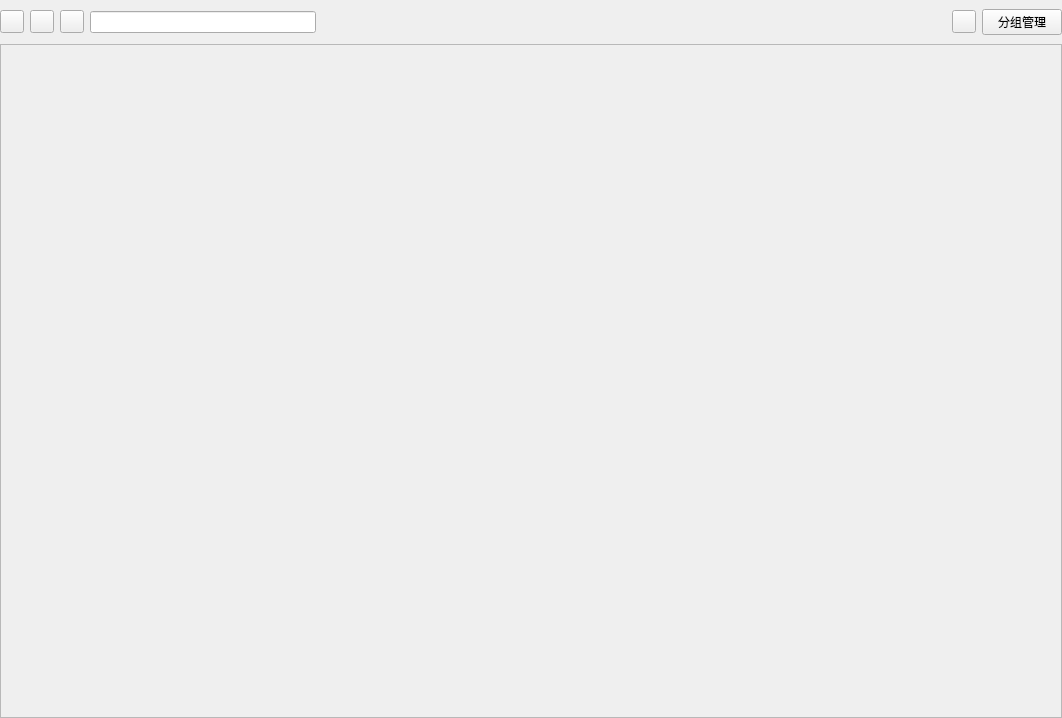
<?xml version="1.0" encoding="UTF-8"?>
<ui version="4.0">
 <class>NovelBookshelf</class>
 <widget class="QWidget" name="NovelBookshelf">
  <property name="geometry">
   <rect>
    <x>0</x>
    <y>0</y>
    <width>1062</width>
    <height>718</height>
   </rect>
  </property>
  <property name="windowTitle">
   <string>Form</string>
  </property>
  <layout class="QGridLayout" name="gridLayout">
   <property name="leftMargin">
    <number>0</number>
   </property>
   <property name="topMargin">
    <number>0</number>
   </property>
   <property name="rightMargin">
    <number>0</number>
   </property>
   <property name="bottomMargin">
    <number>0</number>
   </property>
   <property name="spacing">
    <number>0</number>
   </property>
   <item row="0" column="0">
    <widget class="QWidget" name="wgt_top_tools" native="true">
     <layout class="QGridLayout" name="gridLayout_3">
      <property name="leftMargin">
       <number>0</number>
      </property>
      <property name="rightMargin">
       <number>0</number>
      </property>
      <item row="0" column="5">
       <widget class="TransparentToolButton" name="btn_add">
        <property name="text">
         <string/>
        </property>
       </widget>
      </item>
      <item row="0" column="3">
       <widget class="SearchLineEdit" name="le_search">
        <property name="maximumSize">
         <size>
          <width>300</width>
          <height>16777215</height>
         </size>
        </property>
       </widget>
      </item>
      <item row="0" column="0">
       <widget class="TransparentToolButton" name="btn_views">
        <property name="text">
         <string/>
        </property>
       </widget>
      </item>
      <item row="0" column="6">
       <widget class="PushButton" name="btn_group_manager">
        <property name="text">
         <string>分组管理</string>
        </property>
       </widget>
      </item>
      <item row="0" column="4">
       <spacer name="horizontalSpacer">
        <property name="orientation">
         <enum>Qt::Orientation::Horizontal</enum>
        </property>
        <property name="sizeHint" stdset="0">
         <size>
          <width>630</width>
          <height>20</height>
         </size>
        </property>
       </spacer>
      </item>
      <item row="0" column="1">
       <widget class="TransparentToolButton" name="btn_filters">
        <property name="text">
         <string/>
        </property>
       </widget>
      </item>
      <item row="0" column="2">
       <widget class="TransparentToolButton" name="btn_search">
        <property name="text">
         <string/>
        </property>
       </widget>
      </item>
     </layout>
    </widget>
   </item>
   <item row="1" column="0">
    <widget class="SmoothScrollArea" name="scrollarea">
     <property name="widgetResizable">
      <bool>true</bool>
     </property>
     <widget class="QWidget" name="book_scrollarea">
      <property name="geometry">
       <rect>
        <x>0</x>
        <y>0</y>
        <width>1060</width>
        <height>675</height>
       </rect>
      </property>
      <layout class="QGridLayout" name="gridLayout_2">
       <property name="leftMargin">
        <number>0</number>
       </property>
       <property name="topMargin">
        <number>0</number>
       </property>
       <property name="rightMargin">
        <number>0</number>
       </property>
       <property name="bottomMargin">
        <number>0</number>
       </property>
       <property name="spacing">
        <number>0</number>
       </property>
       <item row="0" column="0">
        <layout class="QVBoxLayout" name="verticalLayout"/>
       </item>
      </layout>
     </widget>
    </widget>
   </item>
  </layout>
 </widget>
 <customwidgets>
  <customwidget>
   <class>PushButton</class>
   <extends>QPushButton</extends>
   <header>qfluentwidgets</header>
  </customwidget>
  <customwidget>
   <class>SearchLineEdit</class>
   <extends>QLineEdit</extends>
   <header>qfluentwidgets</header>
  </customwidget>
  <customwidget>
   <class>TransparentToolButton</class>
   <extends>QToolButton</extends>
   <header>qfluentwidgets</header>
  </customwidget>
  <customwidget>
   <class>SmoothScrollArea</class>
   <extends>QScrollArea</extends>
   <header>qfluentwidgets</header>
   <container>1</container>
  </customwidget>
 </customwidgets>
 <resources/>
 <connections/>
</ui>
